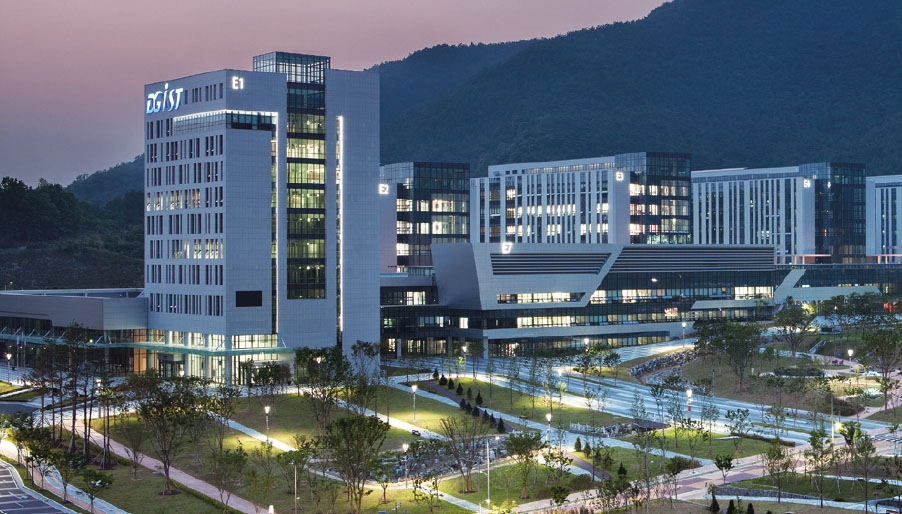
#> input picture tutorials/example_images/dgist_building.jpg, 902 x 514 px
$ python 12-3_smoothing.py
#> lines starting #> are read from the running program, lines starting #| are printed output that depends on the picture; after the words box and inside, x2 and y2 are one past the last pixel; in counts of white or black regions, pixels touching at a corner belong together
import cv2
from matplotlib import pyplot as plt

img = cv2.imread('example_images/dgist_building.jpg', cv2.IMREAD_GRAYSCALE)
#> img: shape (514, 902); min 2, max 255, mean 98.5
threshold = 50
ret1, thr1 = cv2.threshold(img, threshold, 255, cv2.THRESH_BINARY)
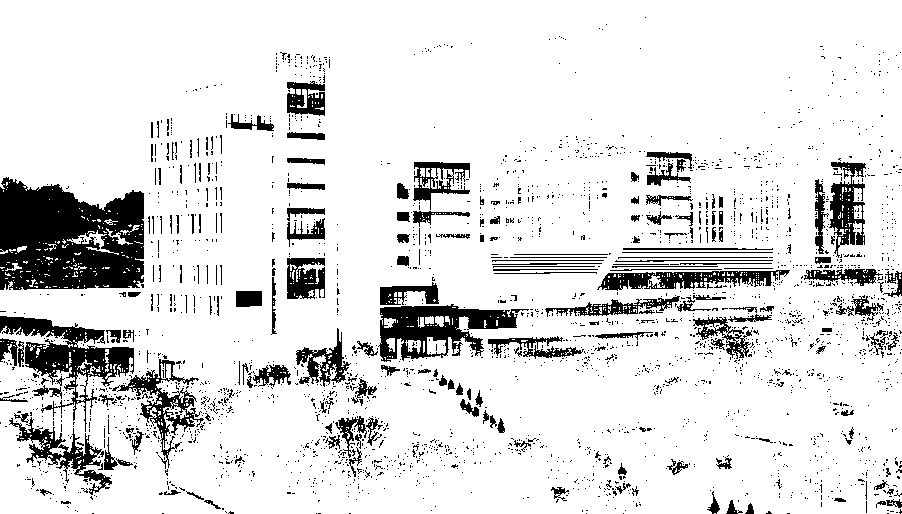
#> thr1: shape (514, 902); 87.2% white; 2680 black regions (2471 under 20 px), largest, box (x1, y1, x2, y2) and area: (0, 177, 144, 290) 12550, (0, 316, 134, 432) 4481, (378, 304, 529, 362) 4146
#> ret1 = 50
ret2, thr2 = cv2.threshold(img, threshold, 255, cv2.THRESH_BINARY_INV)
#> ret2 = 50
ret3, thr3 = cv2.threshold(img, threshold, 255, cv2.THRESH_TRUNC)
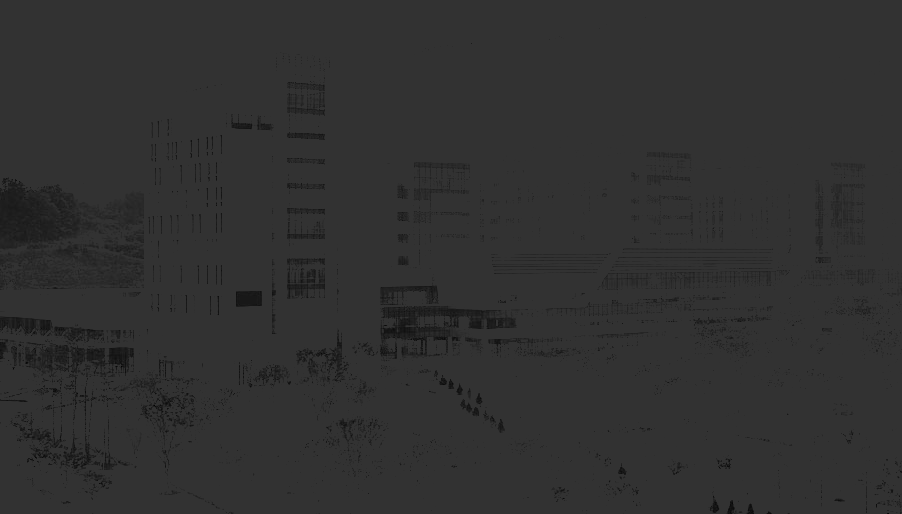
#> thr3: shape (514, 902); min 2, max 50, mean 48.7
#> ret3 = 50
ret4, thr4 = cv2.threshold(img, threshold, 255, cv2.THRESH_TOZERO)
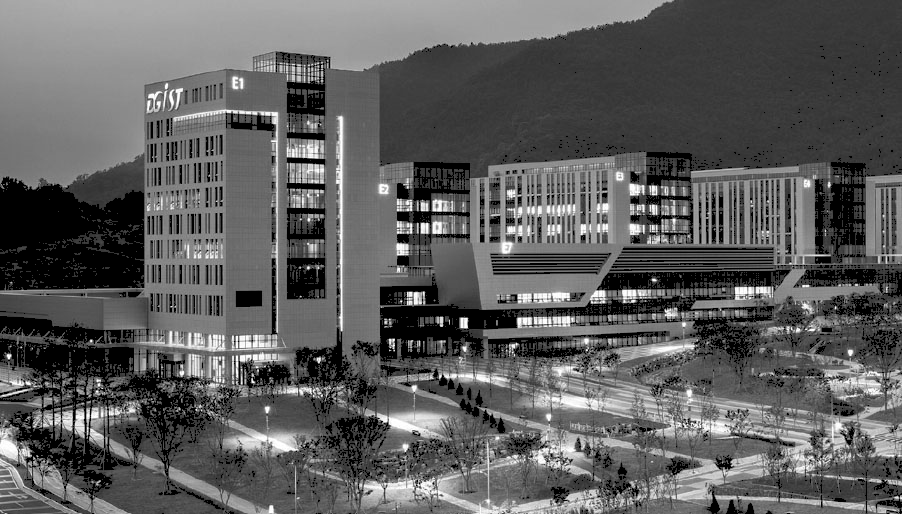
#> thr4: shape (514, 902); min 0, max 255, mean 93.4
#> ret4 = 50
ret5, thr5 = cv2.threshold(img, threshold, 255, cv2.THRESH_TOZERO_INV)
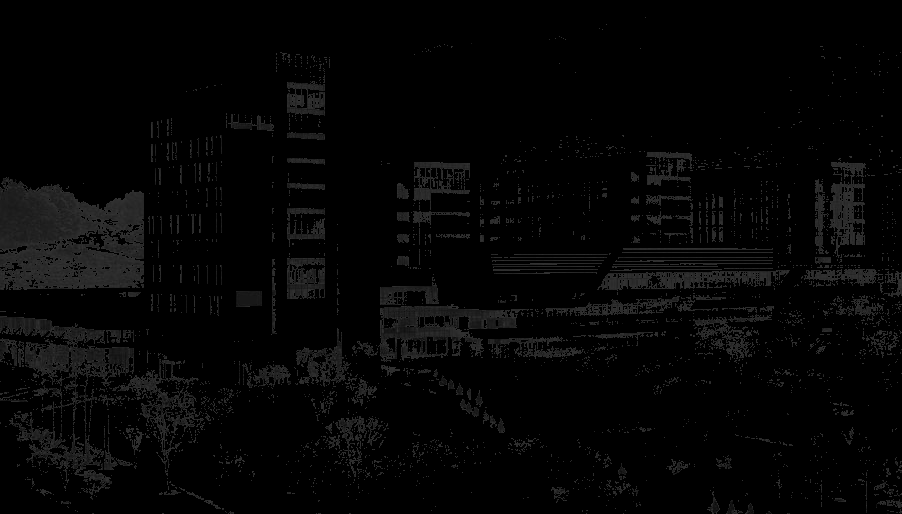
#> thr5: shape (514, 902); min 0, max 50, mean 5.1
#> ret5 = 50

# Adaptive thresholding
thr6 = cv2.adaptiveThreshold(img, 255, cv2.ADAPTIVE_THRESH_MEAN_C, cv2.THRESH_BINARY, 11, 2)
#> thr6: shape (514, 902); 60.5% white; 4199 black regions (3672 under 20 px), largest, box (x1, y1, x2, y2) and area: (0, 0, 902, 514) 127045, (0, 153, 145, 291) 4466, (490, 252, 612, 275) 1542
thr7 = cv2.adaptiveThreshold(img, 255, cv2.ADAPTIVE_THRESH_GAUSSIAN_C, cv2.THRESH_BINARY, 11, 2)
#> thr7: shape (514, 902); 63.3% white; black in thin lines or dots

titles = ['original', 'BINARY', 'BINARY_INV', 'TRUNC', 'TOZERO', 'TOZERO_INV', 'ADAPTIVE_MEAN', 'ADAPTIVE_GAUSSIAN']
images = [img, thr1, thr2, thr3, thr4, thr5, thr6, thr7]

for i in range(len(titles)):
    cv2.imshow(titles[i], images[i])

# Otsu binarization
ret, thr8 = cv2.threshold(img, 0, 255, cv2.THRESH_BINARY + cv2.THRESH_OTSU)
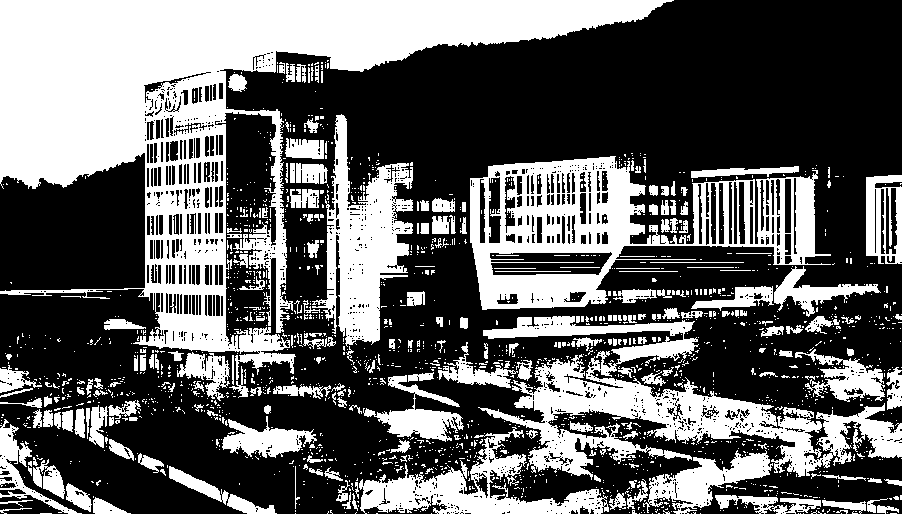
#> thr8: shape (514, 902); 38.4% white; 1851 white regions (1628 under 20 px), largest, box (x1, y1, x2, y2) and area: (0, 0, 674, 380) 72561, (470, 156, 831, 310) 21598, (478, 316, 902, 480) 20851
#> ret = 108

# Otsu binarization after Gaussian blurring
blur = cv2.GaussianBlur(img, (5, 5), 0)
ret, thr9 = cv2.threshold(blur, 0, 255, cv2.THRESH_BINARY + cv2.THRESH_OTSU)
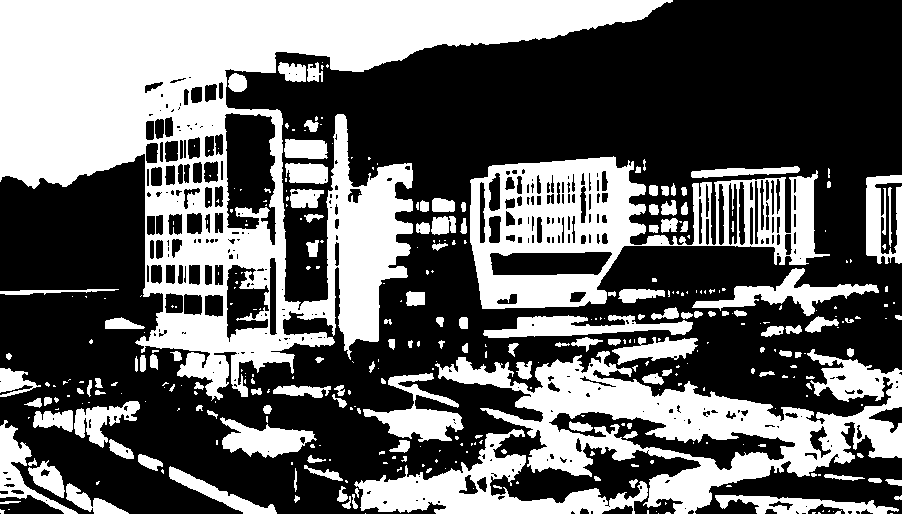
#> thr9: shape (514, 902); 39.6% white; 364 white regions (224 under 20 px), largest, box (x1, y1, x2, y2) and area: (0, 0, 673, 401) 88475, (435, 349, 902, 514) 27193, (470, 156, 830, 309) 22194
#> ret = 106

titles = ['original_noisy', 'Histogram', 'G-Thresholding',
          'original_noisy', 'Histogram', 'Otsu Thresholding',
          'Gaussian-filtered', 'Histogram', 'Otsu Thresholding']
images = [img, 0, thr1, img, 0, thr8, blur, 0, thr9]

for i in range(3):
    plt.subplot(3, 3, i * 3 + 1), plt.imshow(images[i * 3], 'gray')
    plt.title(titles[i * 3]), plt.xticks([]), plt.yticks([])

    plt.subplot(3, 3, i * 3 + 2), plt.hist(images[i * 3].ravel(), 256)
    plt.title(titles[i * 3 + 1]), plt.xticks([]), plt.yticks([])

    plt.subplot(3, 3, i * 3 + 3), plt.imshow(images[i * 3 + 2], 'gray')
    plt.title(titles[i * 3 + 2]), plt.xticks([]), plt.yticks([])

plt.show()
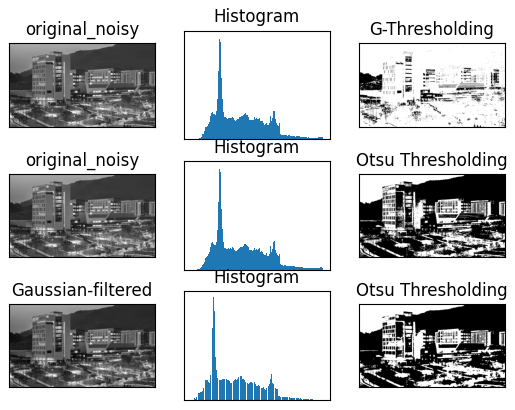
#> figure drawn by matplotlib, 9 panels
cv2.waitKey(0)
cv2.destroyAllWindows()

$ run again, with tutorials/example_images/boxes.jpg copied over tutorials/example_images/dgist_building.jpg
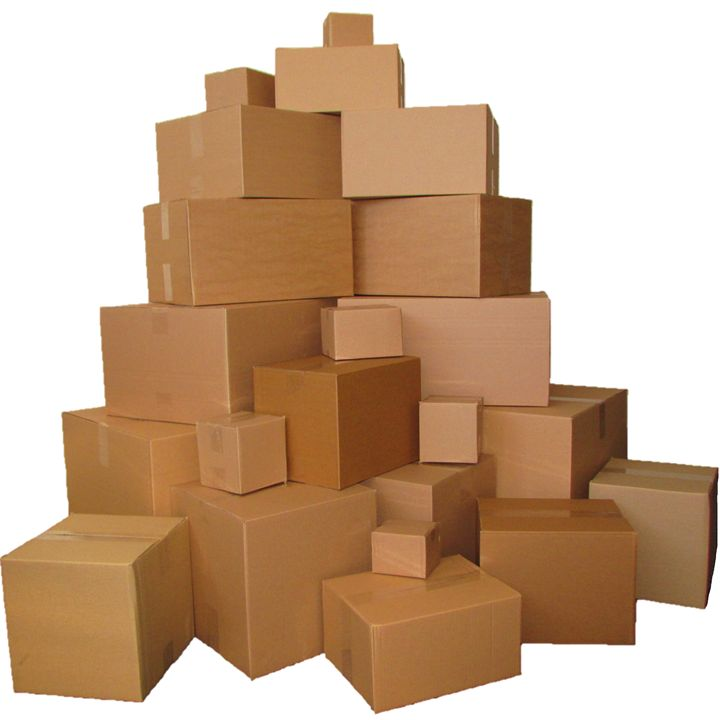
#> input picture tutorials/example_images/boxes.jpg, 720 x 720 px
#> `ret1, thr1 = cv2.threshold(img, threshold, 255, cv2.THRESH_BINARY)`:
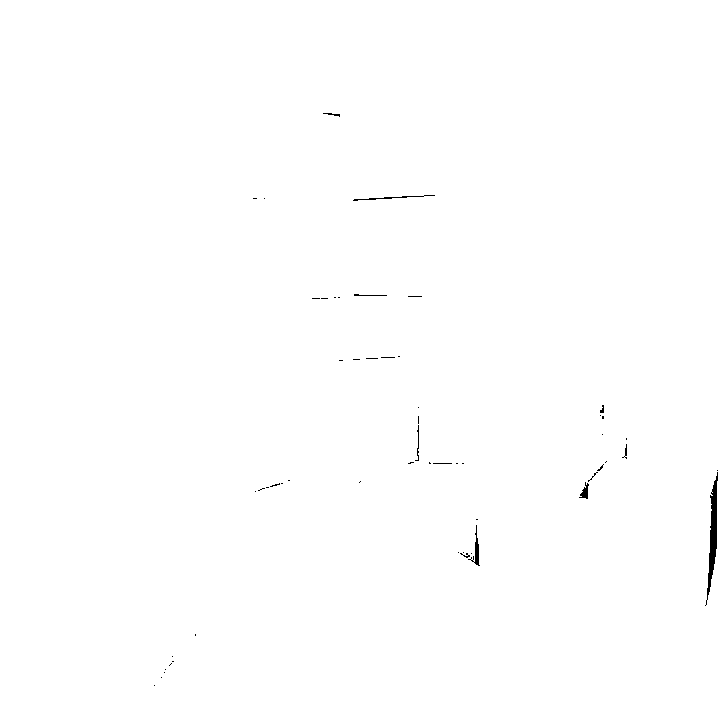
#> thr1: shape (720, 720); 99.7% white; 56 black regions (46 under 20 px), largest, box (x1, y1, x2, y2) and area: (705, 472, 718, 606) 634, (468, 525, 480, 566) 128, (353, 195, 435, 201) 106
#> ret1 = 50
#> thr6: shape (720, 720); 84.6% white; 4397 black regions (4128 under 20 px), largest, box (x1, y1, x2, y2) and area: (0, 12, 719, 714) 40964, (198, 307, 348, 428) 1835, (595, 474, 708, 493) 785
#> thr7: shape (720, 720); 88% white; 6058 black regions (5898 under 20 px), largest, box (x1, y1, x2, y2) and area: (0, 12, 719, 715) 28526, (209, 309, 279, 428) 930, (168, 434, 285, 497) 484
#> thr8: shape (720, 720); 41.4% white; 1 white region, box (x1, y1, x2, y2) and area: (0, 0, 720, 720) 214383
#> `ret, thr8 = cv2.threshold(img, 0, 255, cv2.THRESH_BINARY + cv2.THRESH_..`: ret = 188
#> `ret, thr9 = cv2.threshold(blur, 0, 255, cv2.THRESH_BINARY + cv2.THRESH..`:
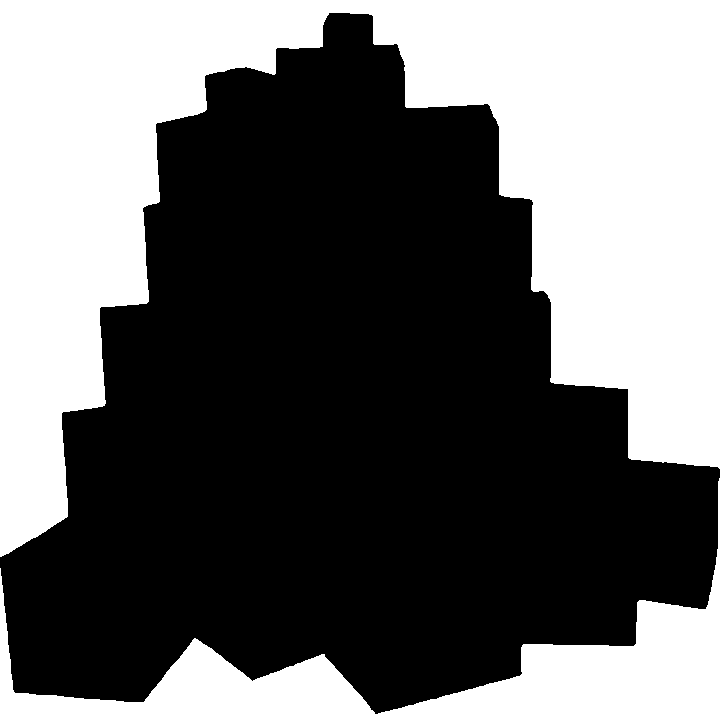
#> thr9: shape (720, 720); 41.3% white; 2 white regions, box (x1, y1, x2, y2) and area: (0, 0, 720, 557) 175890, (0, 478, 720, 720) 38456
#> `ret, thr9 = cv2.threshold(blur, 0, 255, cv2.THRESH_BINARY + cv2.THRESH..`: ret = 187

$ run again, with tutorials/example_images/butterfly.jpg copied over tutorials/example_images/dgist_building.jpg
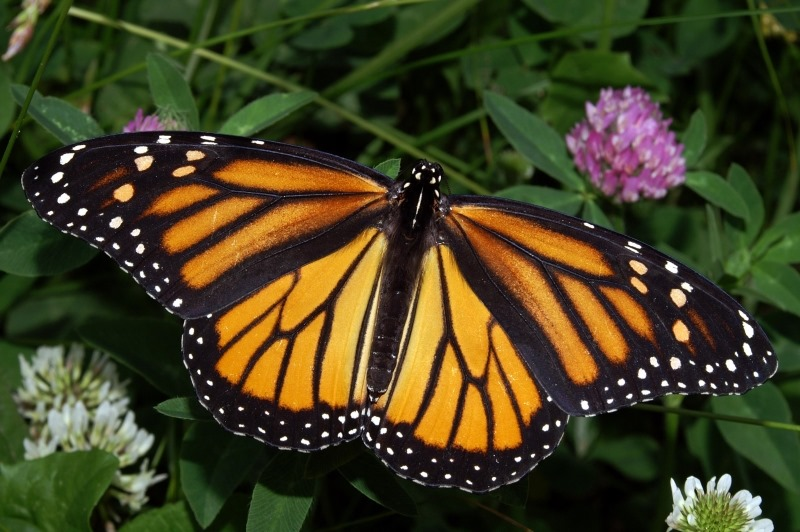
#> input picture tutorials/example_images/butterfly.jpg, 800 x 532 px
#> `ret1, thr1 = cv2.threshold(img, threshold, 255, cv2.THRESH_BINARY)`:
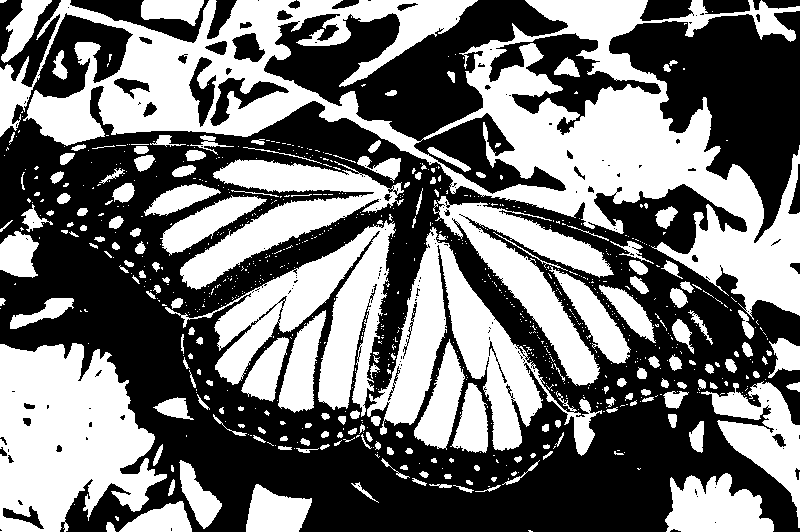
#> thr1: shape (532, 800); 45.4% white; 858 white regions (663 under 20 px), largest, box (x1, y1, x2, y2) and area: (0, 0, 800, 320) 70895, (0, 343, 167, 532) 21800, (367, 227, 602, 456) 15121
#> ret1 = 50
#> thr6: shape (532, 800); 57.1% white; 2265 black regions (1965 under 20 px), largest, box (x1, y1, x2, y2) and area: (0, 36, 800, 532) 118484, (22, 0, 484, 138) 12791, (375, 118, 585, 197) 2802
#> thr7: shape (532, 800); 65% white; 3793 black regions (3436 under 20 px), largest, box (x1, y1, x2, y2) and area: (0, 98, 800, 532) 91280, (0, 0, 437, 181) 5258, (529, 60, 661, 162) 2240
#> thr8: shape (532, 800); 19.9% white; 418 white regions (247 under 20 px), largest, box (x1, y1, x2, y2) and area: (13, 347, 154, 467) 8553, (566, 87, 707, 201) 6815, (319, 232, 388, 408) 4618
#> `ret, thr8 = cv2.threshold(img, 0, 255, cv2.THRESH_BINARY + cv2.THRESH_..`: ret = 95
#> `ret, thr9 = cv2.threshold(blur, 0, 255, cv2.THRESH_BINARY + cv2.THRESH..`:
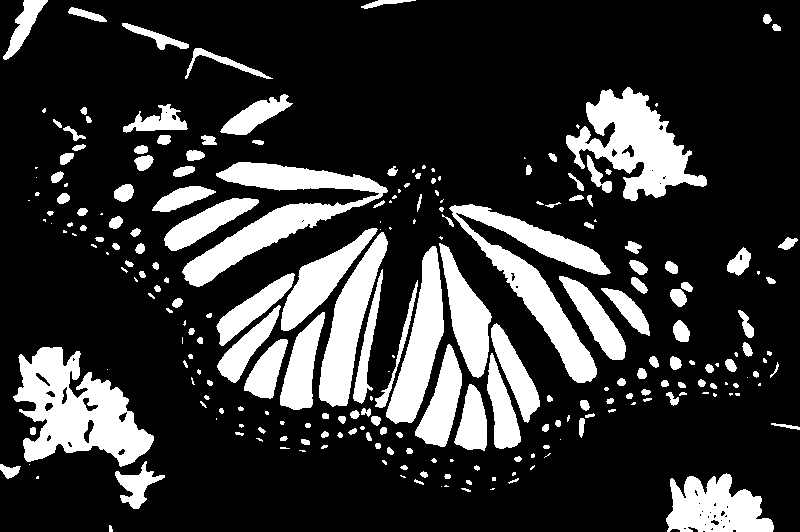
#> thr9: shape (532, 800); 20.7% white; 246 white regions (81 under 20 px), largest, box (x1, y1, x2, y2) and area: (13, 347, 154, 467) 8904, (449, 204, 611, 383) 7619, (182, 162, 388, 287) 7445
#> `ret, thr9 = cv2.threshold(blur, 0, 255, cv2.THRESH_BINARY + cv2.THRESH..`: ret = 92
